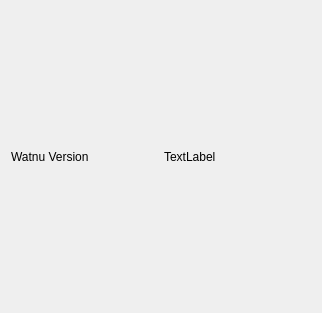
<?xml version="1.0" encoding="UTF-8"?>
<ui version="4.0">
 <class>Dialog</class>
 <widget class="QDialog" name="Dialog">
  <property name="geometry">
   <rect>
    <x>0</x>
    <y>0</y>
    <width>322</width>
    <height>313</height>
   </rect>
  </property>
  <property name="windowTitle">
   <string>Über Watnu</string>
  </property>
  <layout class="QHBoxLayout" name="horizontalLayout">
   <item>
    <widget class="QLabel" name="label">
     <property name="text">
      <string>Watnu Version</string>
     </property>
    </widget>
   </item>
   <item>
    <widget class="QLabel" name="version">
     <property name="text">
      <string>TextLabel</string>
     </property>
    </widget>
   </item>
  </layout>
 </widget>
 <resources/>
 <connections/>
</ui>
